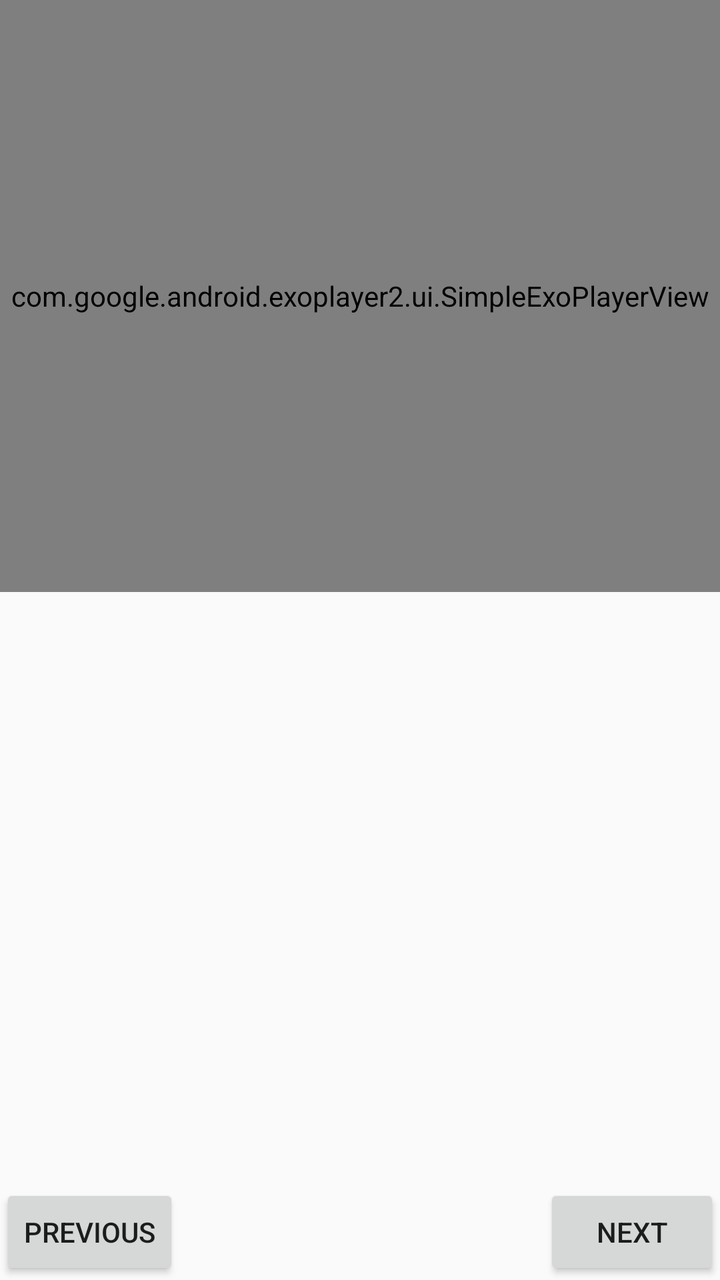
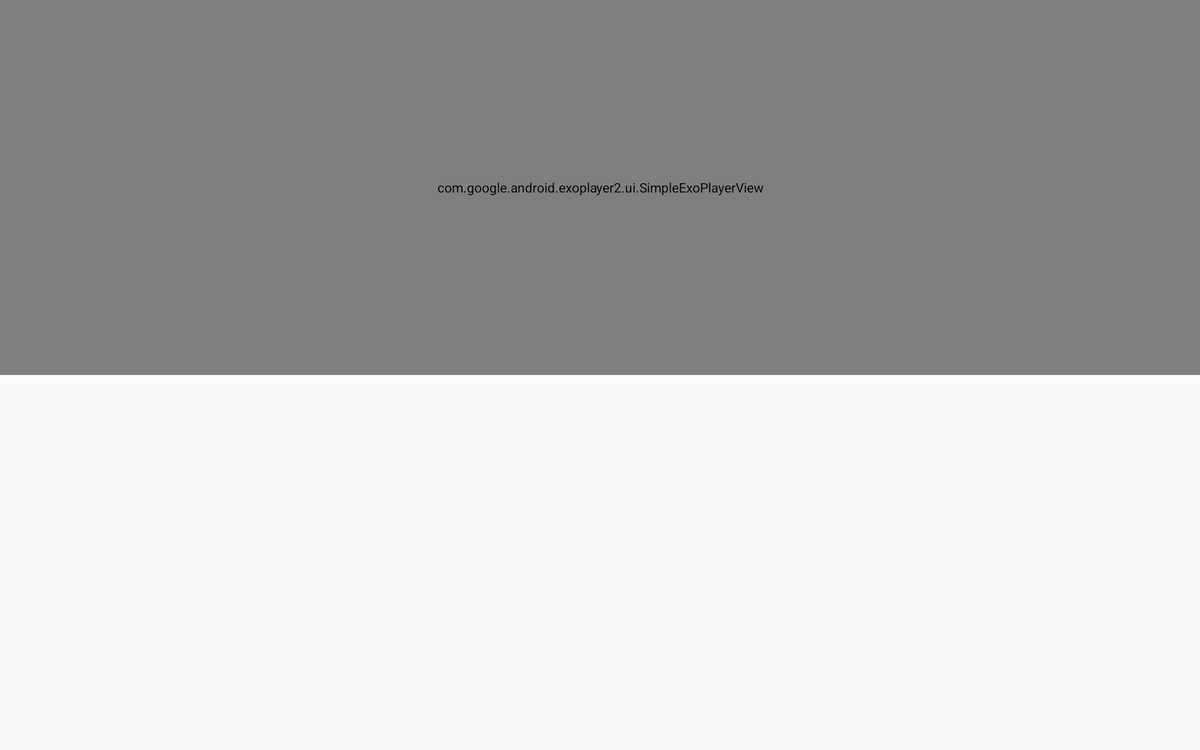

First picture: res/layout/ on a phone held upright. Second picture: the repository's own variant of that layout, on a device whose configuration matches the variant's folder. Source for both follows.
<!-- AndroidManifest.xml: application theme AppTheme -->
<!-- res/layout/fragment_recipe_detail.xml -->
<?xml version="1.0" encoding="utf-8"?>
<LinearLayout xmlns:android="http://schemas.android.com/apk/res/android"
    android:orientation="vertical" android:layout_width="match_parent"
    android:layout_height="match_parent">


    <com.google.android.exoplayer2.ui.SimpleExoPlayerView
        android:id="@+id/playerView"
        android:layout_width="match_parent"
        android:layout_height="match_parent"
        android:layout_weight="1">

    </com.google.android.exoplayer2.ui.SimpleExoPlayerView>

    <LinearLayout
        android:layout_width="match_parent"
        android:layout_height="match_parent"
        android:layout_weight="1">

        <TextView
            android:layout_width="wrap_content"
            android:layout_height="wrap_content"
            android:padding="10dp"
            android:id="@+id/description"
            />
    </LinearLayout>

    <RelativeLayout
        android:layout_width="match_parent"
        android:layout_height="wrap_content"
        >

        <Button
            android:layout_width="wrap_content"
            android:layout_height="wrap_content"
            android:text="Previous"
            android:id="@+id/previous"
            android:onClick="onPrevious"/>

        <Button
            android:id="@+id/next"
            android:layout_width="wrap_content"
            android:layout_height="wrap_content"
            android:text="Next"
            android:layout_alignParentRight="true"
            android:onClick="onNext"
            />
    </RelativeLayout>

</LinearLayout>
<!-- resources referenced by this layout -->
<resources>
  <style name="AppTheme" parent="Theme.AppCompat.Light.DarkActionBar">
          
          <item name="colorPrimary">@color/colorPrimary</item>
          <item name="colorPrimaryDark">@color/colorPrimaryDark</item>
          <item name="colorAccent">@color/colorAccent</item>
      </style>
  <color name="colorPrimary">#3F51B5</color>
  <color name="colorPrimaryDark">#303F9F</color>
  <color name="colorAccent">#FF4081</color>
</resources>
<!-- res/layout-sw720dp/fragment_recipe_detail.xml (the repository's variant of the layout above) -->
<!-- drawn on a large tablet held sideways -->
<?xml version="1.0" encoding="utf-8"?>
<LinearLayout xmlns:android="http://schemas.android.com/apk/res/android"
    android:orientation="vertical" android:layout_width="match_parent"
    android:layout_height="match_parent">


    <com.google.android.exoplayer2.ui.SimpleExoPlayerView
        android:id="@+id/playerView"
        android:layout_width="match_parent"
        android:layout_height="match_parent"
        android:layout_weight="1">

    </com.google.android.exoplayer2.ui.SimpleExoPlayerView>

    <LinearLayout
        android:layout_width="match_parent"
        android:layout_height="match_parent"
        android:layout_weight="1">

        <TextView
            android:layout_width="wrap_content"
            android:layout_height="wrap_content"
            android:padding="10dp"
            android:id="@+id/description"
            />
    </LinearLayout>

</LinearLayout>
